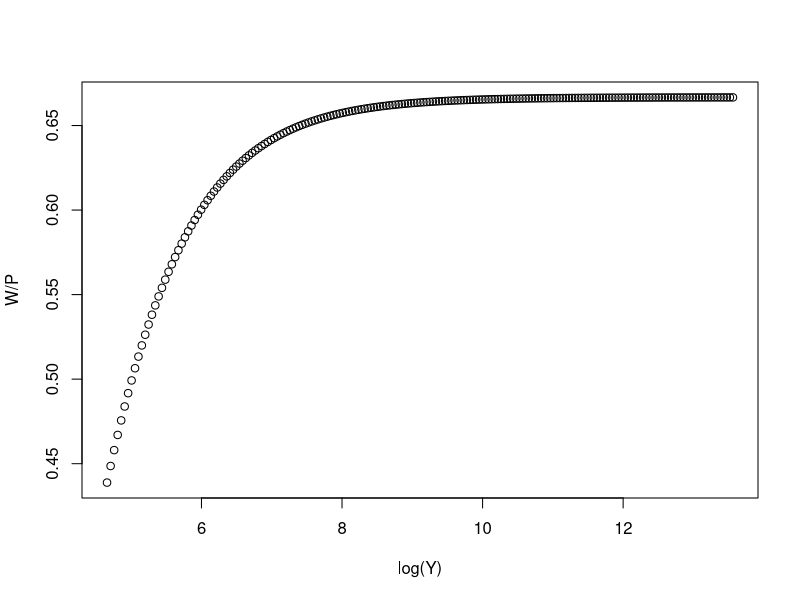

Reproduce this figure in R.
## ---- chunk 1
knitr::opts_chunk$set(echo = TRUE)
## ---- chunk 2
Y <- as.numeric()
s <- 0.3
alpha <- 0.03
#s <- seq(0.01:0.9, by=0.01)
# r <- seq(0.01:0.9, by=0.01)
k <- 4
P0 <- 70
W0 <- 30
W <- as.numeric()
P <- as.numeric()
## ---- chunk 3
Y[1] <- W0 + (1 + s/k)*P0
W[1] <- W0 + alpha*P0
P[1] <- Y[1]-W[1]
for (i in 2:200) {
Y[i] <- W[i-1] + (1+s/k)*P[i-1]
W[i] <- W[i-1] + alpha*P[i-1]
P[i] <- Y[i]-W[i]
}
## ---- chunk 4
plot(log(Y), W/P)
